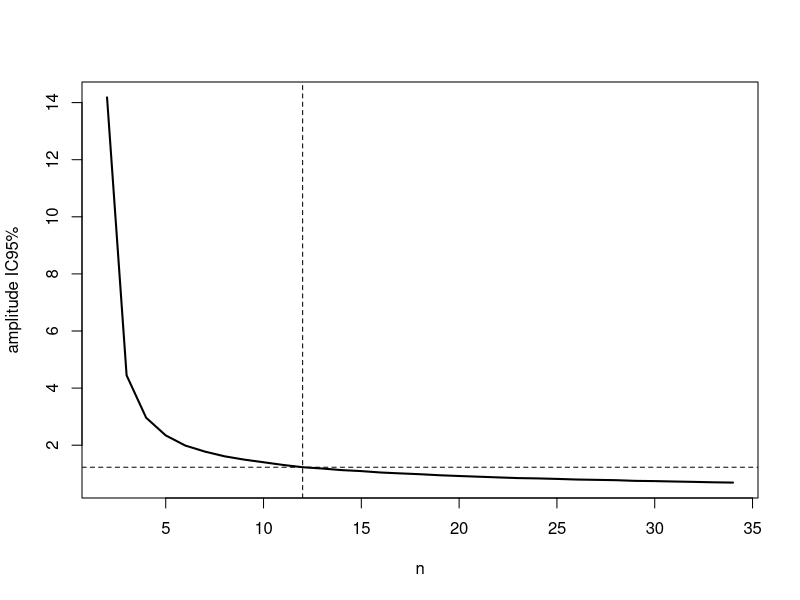

Write the R code that produced this figure.
# demo_vanBelle.R

B <- 1000
n <- 2
h <- NA
fim <- FALSE
tam_amostras <- c()
amplitudes <- c()
while (!fim)
{
  soma <- 0
  for (b in 1:B)
  {
    amostra <- rnorm(n)
    res <- t.test(amostra,mu=0)
    soma <- soma+abs(res$conf.int[2]-res$conf.int[1])
  }
  amplitude.ic95 <- soma/B
  tam_amostras <- c(tam_amostras,n)
  amplitudes <- c(amplitudes,amplitude.ic95)
  # guarda a horizontal para n=12 
  if (n==12) {h <- amplitude.ic95}
  
  if (amplitude.ic95<0.7)
  {
    fim<-TRUE
  }
  n <- n+1
}
plot(tam_amostras, amplitudes,
     xlab="n", ylab="amplitude IC95%",
     type="l", lwd=2)
abline(v=12,lty=2)
abline(h=h,lty=2)
